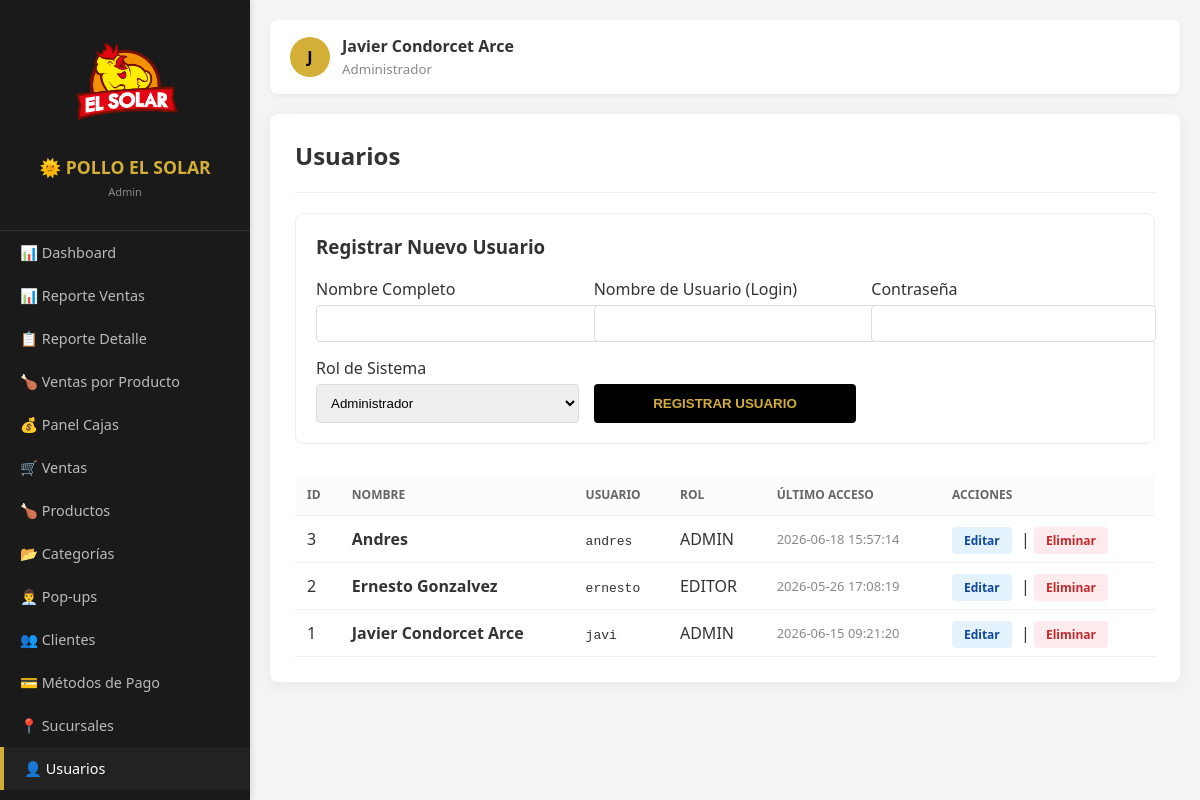
/bolivia/admin.php?mod=usuarios (signed in), run on the app's committed database.
### tables this page shows
CREATE TABLE `usuarios` (
  `id` int(11) NOT NULL,
  `nombre` varchar(250) DEFAULT NULL,
  `usuario` varchar(50) NOT NULL,
  `password` varchar(255) NOT NULL,
  `rol` enum('admin','editor') DEFAULT 'admin',
  `estado` tinyint(1) DEFAULT 1,
  `ultimo_acceso` datetime DEFAULT NULL,
  `created_at` datetime DEFAULT current_timestamp()
);

### bolivia/modulos/usuarios.php (the view, shortened to what this page needs)
<?php
$res_edit = null;
$sql_list = "SELECT id, nombre, usuario, rol, ultimo_acceso FROM usuarios WHERE estado = 1 ORDER BY id DESC";
$usuarios = $pdo->query($sql_list)->fetchAll();
?>
<div style="background:#fff; padding:20px; border-radius:8px; border:1px solid #eee; margin-bottom:30px;">
    <h3 style="margin-top:0;"><?php echo $res_edit ? "Editar Usuario: ".$res_edit['usuario'] : "Registrar Nuevo Usuario"; ?></h3>
    <form method="POST">
        <div style="display:grid; grid-template-columns: repeat(auto-fit, minmax(200px, 1fr)); gap:15px;">
            <div>
                <label>Nombre Completo</label>
                <input type="text" name="nombre" required value="<?php echo $res_edit['nombre'] ?? ''; ?>" style="width:100%; padding:10px; margin-top:5px; border:1px solid #ddd; border-radius:4px;">
            </div>
            <div>
                <label>Nombre de Usuario (Login)</label>
                <input type="text" name="usuario" required value="<?php echo $res_edit['usuario'] ?? ''; ?>" style="width:100%; padding:10px; margin-top:5px; border:1px solid #ddd; border-radius:4px;">
            </div>
            <div>
                <label>Contraseña <?php echo $res_edit ? '<small>(Dejar vacío para no cambiar)</small>' : ''; ?></label>
                <input type="password" name="password" <?php echo $res_edit ? '' : 'required'; ?> style="width:100%; padding:10px; margin-top:5px; border:1px solid #ddd; border-radius:4px;">
            </div>
            <div>
                <label>Rol de Sistema</label>
                <select name="rol" style="width:100%; padding:10px; margin-top:5px; border:1px solid #ddd; border-radius:4px;">
                    <option value="admin" <?php echo (isset($res_edit['rol']) && $res_edit['rol'] == 'admin') ? 'selected' : ''; ?>>Administrador</option>
                </select>
            </div>
            <div style="display:flex; align-items:flex-end;">
                <button type="submit" name="btn_guardar" style="width:100%; background:#000; color:#D4AF37; border:none; padding:12px; border-radius:4px; cursor:pointer; font-weight:bold;">
                    <?php echo $res_edit ? "GUARDAR CAMBIOS" : "REGISTRAR USUARIO"; ?>
                </button>
            </div>
        </div>
    </form>
</div>
<table style="width:100%; border-collapse: collapse;">
    <thead>
        <tr style="background:#1a1a1a; color:#fff;">
            <th style="padding:12px;">ID</th>
            <th>Nombre</th>
            <th>Usuario</th>
            <th>Rol</th>
            <th>Último Acceso</th>
            <th>Acciones</th>
        </tr>
    </thead>
    <tbody>
        <?php foreach ($usuarios as $u): ?>
        <tr style="border-bottom: 1px solid #eee;">
            <td style="padding:12px;"><?php echo $u['id']; ?></td>
            <td><strong><?php echo $u['nombre']; ?></strong></td>
            <td><code><?php echo $u['usuario']; ?></code></td>
            <td><?php echo strtoupper($u['rol']); ?></td>
            <td style="color:#888; font-size:13px;"><?php echo $u['ultimo_acceso'] ?? 'Sin datos'; ?></td>
            <td>
                <a href="admin.php?mod=usuarios&edit=<?php echo $u['id']; ?>" style="background:#e3f2fd; color:#0d47a1; padding:5px 12px; border-radius:4px; text-decoration:none; font-size:12px; font-weight:bold; margin-right:5px;">Editar</a> |
                <a href="admin.php?mod=usuarios&del=<?php echo $u['id']; ?>"
                   onclick="return confirm('¿Seguro que quieres eliminar a este usuario?')"
                   style="background:#ffebee; color:#c62828; padding:5px 12px; border-radius:4px; text-decoration:none; font-size:12px; font-weight:bold;">Eliminar</a>
            </td>
        </tr>
        <?php endforeach; ?>
    </tbody>
</table>

### bolivia/admin.php (style rules this page uses)
:root { --sidebar-width: 250px; --gold: #D4AF37; --dark: #1a1a1a; }
body { margin: 0; display: flex; font-family: 'Segoe UI', sans-serif; background: #f4f4f4; color: #333; }
table { width: 100%; border-collapse: collapse; margin-top: 20px; }
th, td { text-align: left; padding: 12px; border-bottom: 1px solid #eee; }
th { background: #fcfcfc; color: #666; text-transform: uppercase; font-size: 0.75em; }

### data on the page
usuarios: id "3", nombre "Andres", usuario "andres", rol "ADMIN", ultimo_acceso "2026-06-18 15:57:14"
usuarios: id "2", nombre "Ernesto Gonzalvez", usuario "ernesto", rol "EDITOR", ultimo_acceso "2026-05-26 17:08:19"
usuarios: id "1", nombre "Javier Condorcet Arce", usuario "javi", rol "ADMIN", ultimo_acceso "2026-06-15 09:21:20"

### other printed values
$user_rol "Admin"
$item['icono'] "📊"
$item['nombre'] "Dashboard"
$item['nombre'] "Reporte Ventas"
$item['icono'] "📋"
$item['nombre'] "Reporte Detalle"
$item['icono'] "🍗"
$item['nombre'] "Ventas por Producto"
$item['icono'] "💰"
$item['nombre'] "Panel Cajas"
$item['icono'] "🛒"
$item['nombre'] "Ventas"
$item['nombre'] "Productos"
$item['icono'] "📂"
$item['nombre'] "Categorías"
